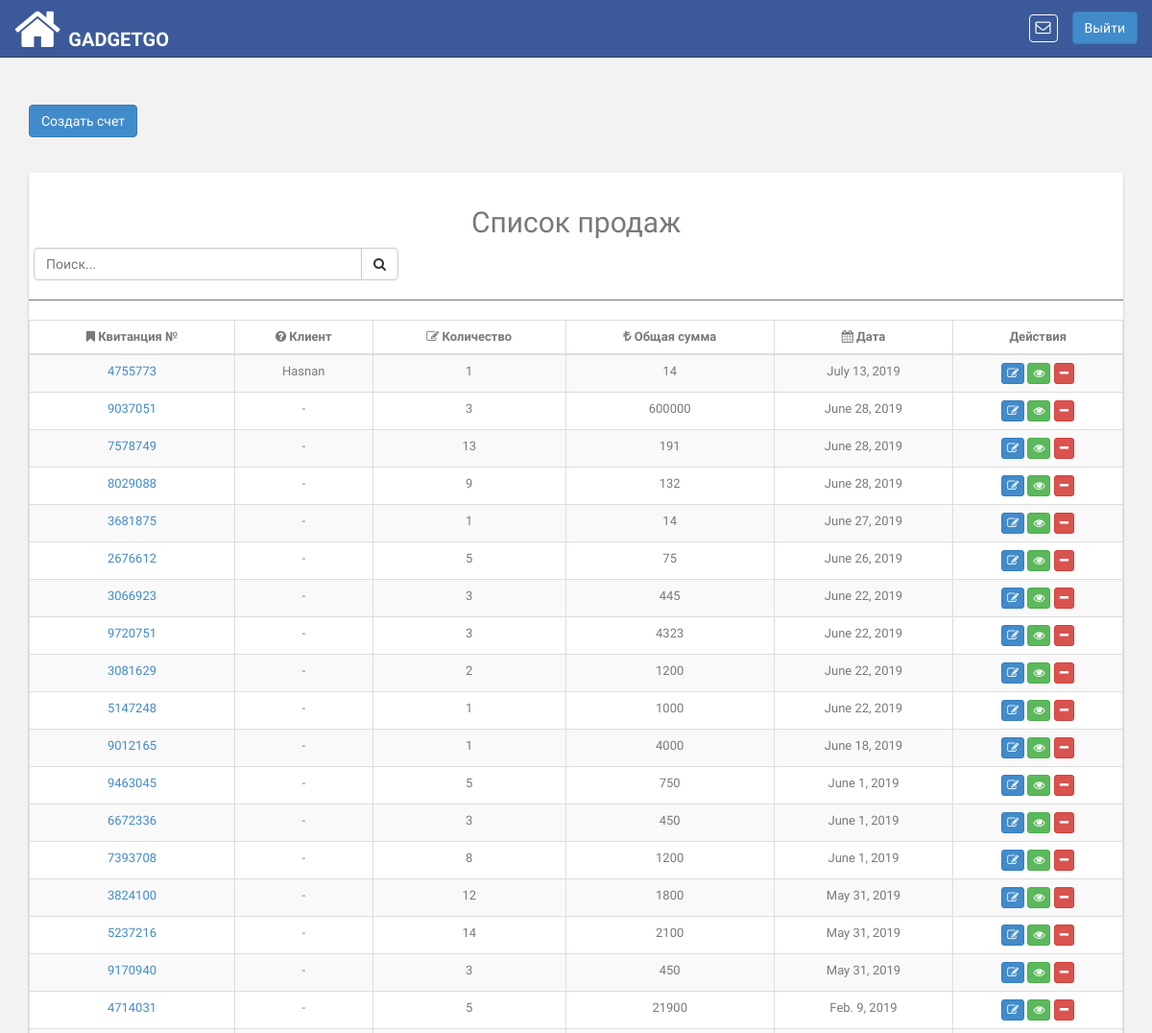
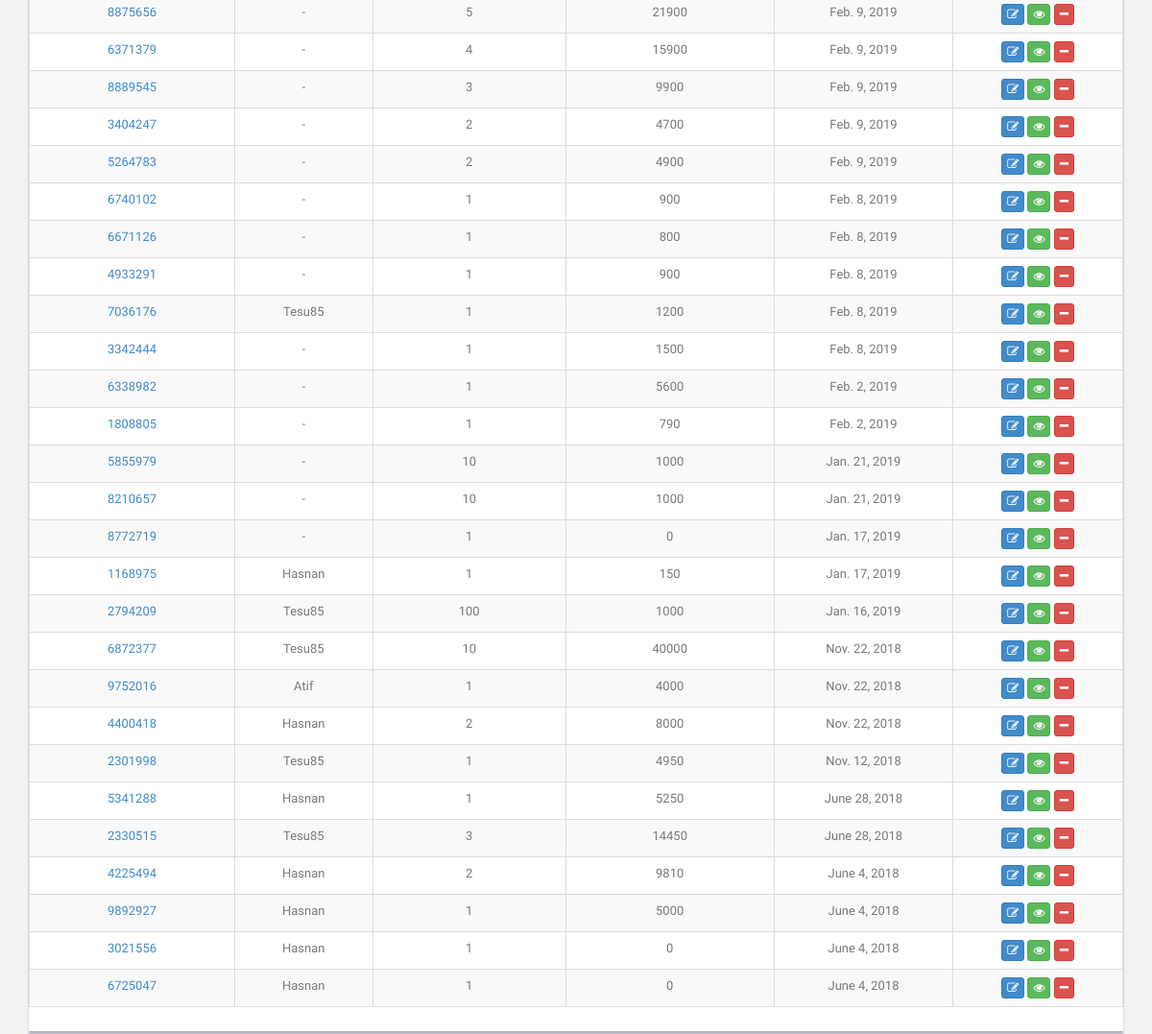
The page /sales/invoice/list/ (signed in) on the database its author committed (2 pictures, top to bottom).
### pis_sales/models.py (models this page shows, shortened)
class SalesHistory(DatedModel):
    retailer = models.ForeignKey(
        'pis_retailer.Retailer', related_name='retailer_sales',on_delete=models.CASCADE
    )
    receipt_no = models.CharField(
        max_length=20, unique=True, blank=True, null=True
    )
    customer = models.ForeignKey(
        'pis_com.Customer',
        related_name='customer_sales',
        blank=True, null=True,on_delete=models.CASCADE
    )
    product_details = models.TextField(
        max_length=512, blank=True, null=True,
        help_text='Quantity and Product name would save in JSON format')
    purchased_items = models.ManyToManyField(
        'pis_product.PurchasedProduct',
        max_length=100, blank=True
    )
    extra_items = models.ManyToManyField(
        'pis_product.ExtraItems',
        max_length=200, blank=True,
    )
    total_quantity = models.CharField(
        max_length=10, blank=True, null=True, default=1)
    sub_total = models.DecimalField(
        max_digits=65, decimal_places=2, default=0, blank=True, null=True
    )
    paid_amount = models.DecimalField(
        max_digits=65, decimal_places=2, default=0, blank=True, null=True
    )
    remaining_payment = models.DecimalField(
        max_digits=65, decimal_places=2, default=0, blank=True, null=True
    )
    discount = models.DecimalField(
        max_digits=65, decimal_places=2, default=0, blank=True, null=True
    )
    shipping = models.DecimalField(
        max_digits=65, decimal_places=2, default=0, blank=True, null=True
    )
    grand_total = models.DecimalField(
        max_digits=65, decimal_places=2, default=0, blank=True, null=True
    )
    cash_payment = models.DecimalField(
        max_digits=65, decimal_places=2, default=0, blank=True, null=True
    )
    returned_payment = models.DecimalField(
        max_digits=65, decimal_places=2, default=0, blank=True, null=True
    )

### pis_com/models.py (models this page shows, shortened)
class Customer(models.Model):
    retailer = models.ForeignKey(
        'pis_retailer.Retailer',
        related_name='retailer_customer',
        on_delete=models.CASCADE
    )
    customer_name = models.CharField(max_length=200)
    customer_phone = models.CharField(max_length=20, blank=True, null=True)
    customer_type=models.CharField(max_length=200, default='customer', blank=True, null=True)
    address = models.TextField(max_length=500, blank=True,null=True)
    shop = models.CharField(max_length=200, blank=True, null=True)

### pis_sales/views.py (the view, shortened to what this page needs)
class InvoicesList(ListView):
    template_name = 'sales/invoice_list.html'
    model = SalesHistory
    paginate_by = 200
    def dispatch(self, request, *args, **kwargs):
        if not self.request.user.is_authenticated:
            return HttpResponseRedirect(reverse('login'))
        return super(InvoicesList, self).dispatch(request, *args, **kwargs)
    def get_queryset(self):
        queryset = (
            self.request.user.retailer_user.retailer.
            retailer_sales.all().order_by('-created_at')
        )
        return queryset
    def get_context_data(self, **kwargs):
        context = super(InvoicesList, self).get_context_data(**kwargs)
        return context

### pis_com/templatetags/template_tags.py (called while the page is built)
@register.simple_tag
def product_notifications(retailer_id):
    return Product.objects.filter(retailer__id=retailer_id)

### pis_product/models.py (called while the page is built)
    def __unicode__(self):
        return self.name

    def product_available_items(self):
        try:
            obj_stock_in = self.stockin_product.aggregate(Sum('quantity'))
            stock_in = float(obj_stock_in.get('quantity__sum'))
        except:
            stock_in = 0
        try:
            obj_stock_out = self.stockout_product.aggregate(
                Sum('stock_out_quantity'))
            stock_out = float(obj_stock_out.get('stock_out_quantity__sum'))
        except:
            stock_out = 0
        return  stock_in - stock_out

### templates/sales/invoice_list.html (shortened to what this page needs)
{% extends 'base.html' %}
{% block content %}
    <div class="col-md-12">
            <br>
        <a href="{% url 'sales:create_invoice' %}"><button type="button" id="invoice" class="btn btn-primary"  id="load" data-loading-text="<i class='fa fa-circle-o-notch fa-spin'></i>Processing">Создать счет</button></a>
        <br><br><br>
            <div class="content-panel table-responsive">
                <table class="table table-striped table-advance table-hover table-bordered invoice-table">
                    <h2 class="text-center">Список продаж</h2>
                    <div class="input-group custom-search-form col-md-4" style="left: 5px">
                        <input type="text" class="form-control search-invoice" placeholder="Поиск...">
                        <span class="input-group-btn">
                            <button class="btn btn-default" type="button">
                                <i class="fa fa-search"></i>
                            </button>
                        </span>
                    </div>
                    <hr>
                    <thead>
                    <tr>
                        <th class="text-center"><i class=" fa fa-bookmark"></i> Квитанция №</th>
                        <th class="text-center"><i class="fa fa-question-circle"></i> Клиент</th>
                        <th class="text-center"><i class=" fa fa-edit"></i> Количество</th>
                        <th class="text-center"><i class=" fa fa-try"></i> Общая сумма</th>
                        <th class="text-center"><i class=" fa fa-calendar"></i> Дата</th>
                        <th class="text-center">Действия</th>
                    </tr>
                    </thead>
                    <tbody class="invoice-table-body text-center">
                    {% for invoice in object_list %}
                        <tr>
                            <td><a href="{% url 'sales:invoice_detail' invoice_id=invoice.id %}">{{ invoice.receipt_no }}</a></td>
                            <td>{% if invoice.customer %}{{ invoice.customer.customer_name|title}}{% else %}-{% endif %}</td>
                            <td>{{ invoice.total_quantity }}</td>
                            <td>{{ invoice.grand_total|floatformat:-2 }}</td>
                            <td>{{ invoice.created_at|date }}</td>
                            <td>
                                <a href="{% url 'sales:invoice_update' id=invoice.id %}"><button class="btn btn-primary btn-xs"><i class="fa fa-edit" title="Invoice list"></i></button></a>
                                <a href="{% url 'sales:invoice_detail' invoice_id=invoice.id %}"><button class="btn btn-success btn-xs"><i class="fa fa-eye" title="Invoice list"></i></button></a>
                                <a href="{% url 'sales:delete' pk=invoice.id %}"><button class="btn btn-danger btn-xs delete" onClick="deleteFunction()"><i class="fa fa-minus"></i></button></td>
                        </tr>
                    {% endfor %}
                    </tbody>
                </table>
            </div>
        </div>
{% endblock %}

### app_static/css/style.css (style rules this page uses)
body { color: #797979; background: #f2f2f2; font-family: 'Ruda', sans-serif; padding: 0px !important; margin: 0px !important; font-size:13px; }
a, a:hover, a:focus { text-decoration: none; outline: none; }
hr { margin-top: 20px; margin-bottom: 20px; border: 0; border-top: 1px solid #797979; }
.content-panel { background: #ffffff; box-shadow: 0px 3px 2px #aab2bd; padding-top: 15px; padding-bottom: 5px; }

### rows shown on the page
SalesHistory: receipt_no "4755773", customer.customer_name "Hasnan", total_quantity "1", grand_total "14", created_at "July 13, 2019"
SalesHistory: receipt_no "9037051", total_quantity "3", grand_total "600000", created_at "June 28, 2019"
SalesHistory: receipt_no "7578749", total_quantity "13", grand_total "191", created_at "June 28, 2019"
SalesHistory: receipt_no "8029088", total_quantity "9", grand_total "132", created_at "June 28, 2019"
SalesHistory: receipt_no "3681875", total_quantity "1", grand_total "14", created_at "June 27, 2019"
SalesHistory: receipt_no "2676612", total_quantity "5", grand_total "75", created_at "June 26, 2019"
SalesHistory: receipt_no "3066923", total_quantity "3", grand_total "445", created_at "June 22, 2019"
SalesHistory: receipt_no "9720751", total_quantity "3", grand_total "4323", created_at "June 22, 2019"
SalesHistory: receipt_no "3081629", total_quantity "2", grand_total "1200", created_at "June 22, 2019"
SalesHistory: receipt_no "5147248", total_quantity "1", grand_total "1000", created_at "June 22, 2019"
SalesHistory: receipt_no "9012165", total_quantity "1", grand_total "4000", created_at "June 18, 2019"
SalesHistory: receipt_no "9463045", total_quantity "5", grand_total "750", created_at "June 1, 2019"
SalesHistory: receipt_no "6672336", total_quantity "3", grand_total "450", created_at "June 1, 2019"
SalesHistory: receipt_no "7393708", total_quantity "8", grand_total "1200", created_at "June 1, 2019"
SalesHistory: receipt_no "3824100", total_quantity "12", grand_total "1800", created_at "May 31, 2019"
SalesHistory: receipt_no "5237216", total_quantity "14", grand_total "2100", created_at "May 31, 2019"
SalesHistory: receipt_no "9170940", total_quantity "3", grand_total "450", created_at "May 31, 2019"
SalesHistory: receipt_no "4714031", total_quantity "5", grand_total "21900", created_at "Feb. 9, 2019"
SalesHistory: receipt_no "8875656", total_quantity "5", grand_total "21900", created_at "Feb. 9, 2019"
SalesHistory: receipt_no "6371379", total_quantity "4", grand_total "15900", created_at "Feb. 9, 2019"
SalesHistory: receipt_no "8889545", total_quantity "3", grand_total "9900", created_at "Feb. 9, 2019"
SalesHistory: receipt_no "3404247", total_quantity "2", grand_total "4700", created_at "Feb. 9, 2019"
SalesHistory: receipt_no "5264783", total_quantity "2", grand_total "4900", created_at "Feb. 9, 2019"
SalesHistory: receipt_no "6740102", total_quantity "1", grand_total "900", created_at "Feb. 8, 2019"
SalesHistory: receipt_no "6671126", total_quantity "1", grand_total "800", created_at "Feb. 8, 2019"
SalesHistory: receipt_no "4933291", total_quantity "1", grand_total "900", created_at "Feb. 8, 2019"
SalesHistory: receipt_no "7036176", customer.customer_name "Tesu85", total_quantity "1", grand_total "1200", created_at "Feb. 8, 2019"
SalesHistory: receipt_no "3342444", total_quantity "1", grand_total "1500", created_at "Feb. 8, 2019"
SalesHistory: receipt_no "6338982", total_quantity "1", grand_total "5600", created_at "Feb. 2, 2019"
SalesHistory: receipt_no "1808805", total_quantity "1", grand_total "790", created_at "Feb. 2, 2019"
SalesHistory: receipt_no "5855979", total_quantity "10", grand_total "1000", created_at "Jan. 21, 2019"
SalesHistory: receipt_no "8210657", total_quantity "10", grand_total "1000", created_at "Jan. 21, 2019"
SalesHistory: receipt_no "8772719", total_quantity "1", grand_total "0", created_at "Jan. 17, 2019"
SalesHistory: receipt_no "1168975", customer.customer_name "Hasnan", total_quantity "1", grand_total "150", created_at "Jan. 17, 2019"
SalesHistory: receipt_no "2794209", customer.customer_name "Tesu85", total_quantity "100", grand_total "1000", created_at "Jan. 16, 2019"
SalesHistory: receipt_no "6872377", customer.customer_name "Tesu85", total_quantity "10", grand_total "40000", created_at "Nov. 22, 2018"
SalesHistory: receipt_no "9752016", customer.customer_name "Atif", total_quantity "1", grand_total "4000", created_at "Nov. 22, 2018"
SalesHistory: receipt_no "4400418", customer.customer_name "Hasnan", total_quantity "2", grand_total "8000", created_at "Nov. 22, 2018"
SalesHistory: receipt_no "2301998", customer.customer_name "Tesu85", total_quantity "1", grand_total "4950", created_at "Nov. 12, 2018"
SalesHistory: receipt_no "5341288", customer.customer_name "Hasnan", total_quantity "1", grand_total "5250", created_at "June 28, 2018"
SalesHistory: receipt_no "2330515", customer.customer_name "Tesu85", total_quantity "3", grand_total "14450", created_at "June 28, 2018"
SalesHistory: receipt_no "4225494", customer.customer_name "Hasnan", total_quantity "2", grand_total "9810", created_at "June 4, 2018"
SalesHistory: receipt_no "9892927", customer.customer_name "Hasnan", total_quantity "1", grand_total "5000", created_at "June 4, 2018"
SalesHistory: receipt_no "3021556", customer.customer_name "Hasnan", total_quantity "1", grand_total "0", created_at "June 4, 2018"
SalesHistory: receipt_no "6725047", customer.customer_name "Hasnan", total_quantity "1", grand_total "0", created_at "June 4, 2018"
